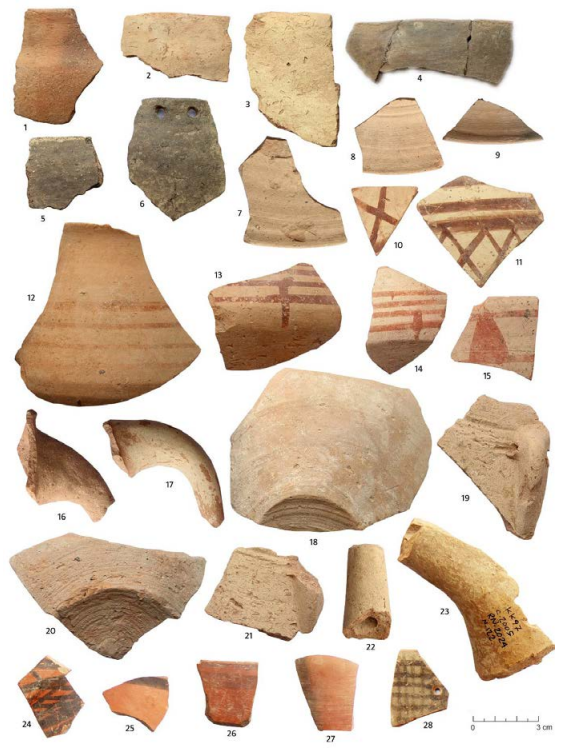
#> input picture images/_original/pieces2.PNG, 564 x 752 px
$ jupyter execute --allow-errors segmentation.ipynb
#> lines starting #> are read from the running program, lines starting #| are printed output that depends on the picture; after the words box and inside, x2 and y2 are one past the last pixel; in counts of white or black regions, pixels touching at a corner belong together
[cell 1]
import numpy as np
import matplotlib.pyplot as plt
from skimage.filters import threshold_otsu
import cv2
from PIL import Image

def show(im):
    plt.axis('off')
    plt.imshow(im)

[cell 2]
#sample_image = cv2.imread("piece.PNG")
#sample_image = cv2.imread("figures.jpg")
sample_image = cv2.imread("images/_original/pieces2.PNG")
#> sample_image is the input picture: shape (752, 564, 3); mean B, G, R 177.6, 196.1, 214.8
#sample_image = cv2.imread("stones.jpg")

img = cv2.cvtColor(sample_image,cv2.COLOR_BGR2RGB)
gray = cv2.cvtColor(img,cv2.COLOR_RGB2GRAY)
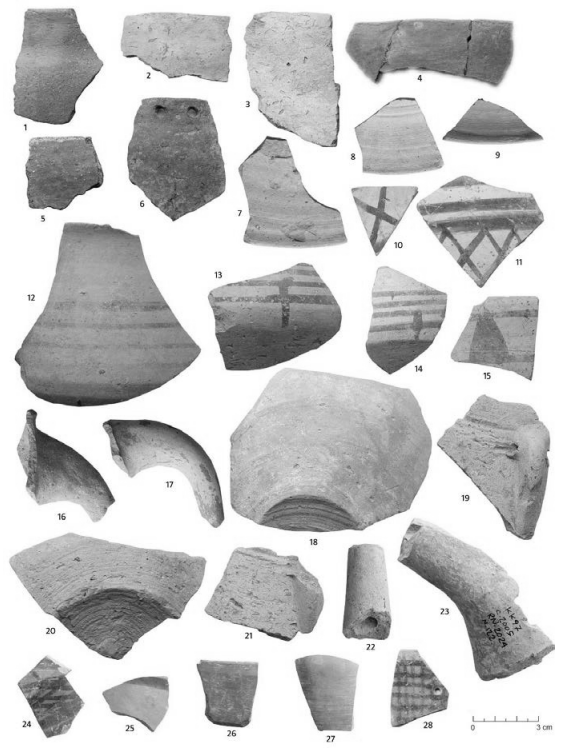
#> gray: shape (752, 564); min 4, max 255, mean 199.6

show(img)

### Image Segmentation using Color Masking

[cell 3]
'''
low = np.array([0, 0, 0])
high = np.array([215, 51, 51])

mask = cv2.inRange(img, low, high)

plt.axis('off')
plt.imshow(mask)
'''

[cell 4]
#result = cv2.bitwise_and(img, img, mask=mask)
#show(result)

### Image Segmentation using Otsu Thresholding

[cell 5]
img_gray=cv2.cvtColor(img,cv2.COLOR_RGB2GRAY)

thresh = threshold_otsu(img_gray)
#> thresh = 195
img_otsu  = img_gray < thresh
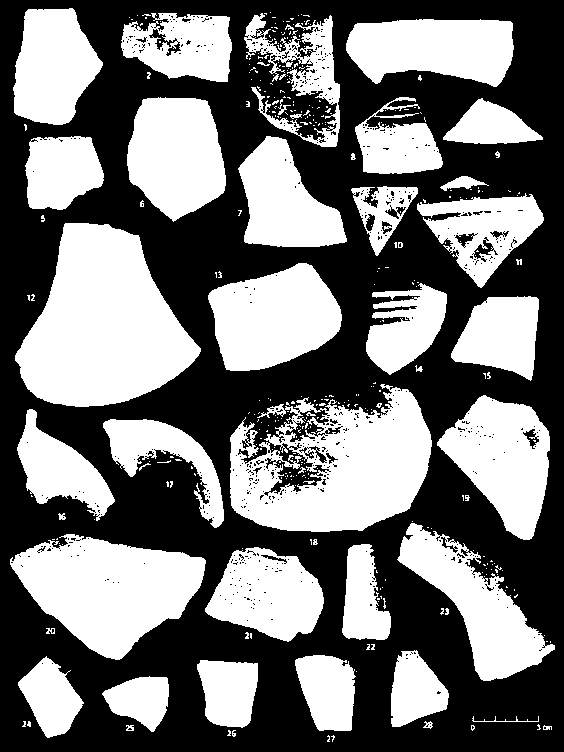
#> img_otsu: shape (752, 564) bool; 45.8% white; 368 white regions (314 under 20 px), largest, box (x1, y1, x2, y2) and area: (15, 223, 201, 407) 22098, (230, 384, 432, 532) 18868, (10, 534, 206, 660) 14869

show(img_otsu)

[cell 6]
def filter_image(image, mask):
    r = image[:,:,0] * mask
    g = image[:,:,1] * mask
    b = image[:,:,2] * mask

    return np.dstack([r,g,b])
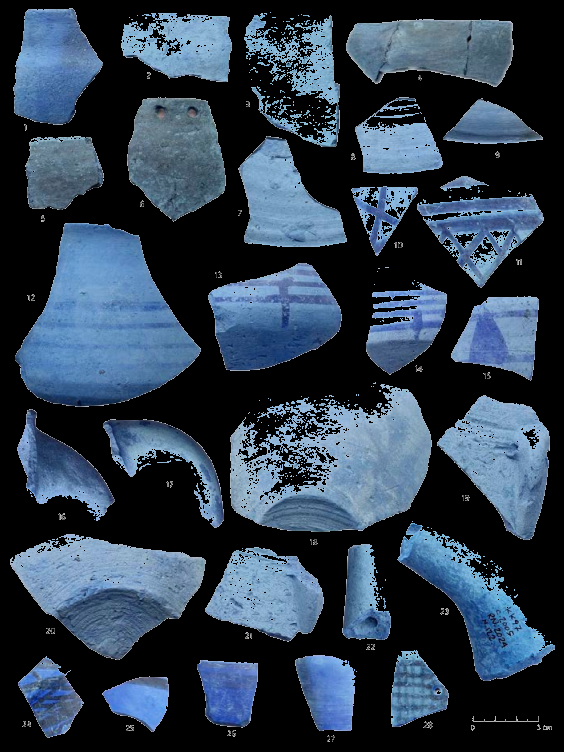
#> returned value: shape (752, 564, 3); mean of channels 0, 1, 2 78.9, 62, 46.2; drawn as B, G, R

filteredd = filter_image(img, img_otsu)

show(filteredd)

cv2.imwrite('D:\AllProjects\VSPythonProjects\Archeological\stones_black_fon.jpg', filteredd)
#> Out = True

### Маска исходной изобр - все кроме камней

[cell 7]
img_neg = cv2.bitwise_not(img)
show(img_neg)

[cell 8]
img_gray=cv2.cvtColor(img_neg,cv2.COLOR_RGB2GRAY)
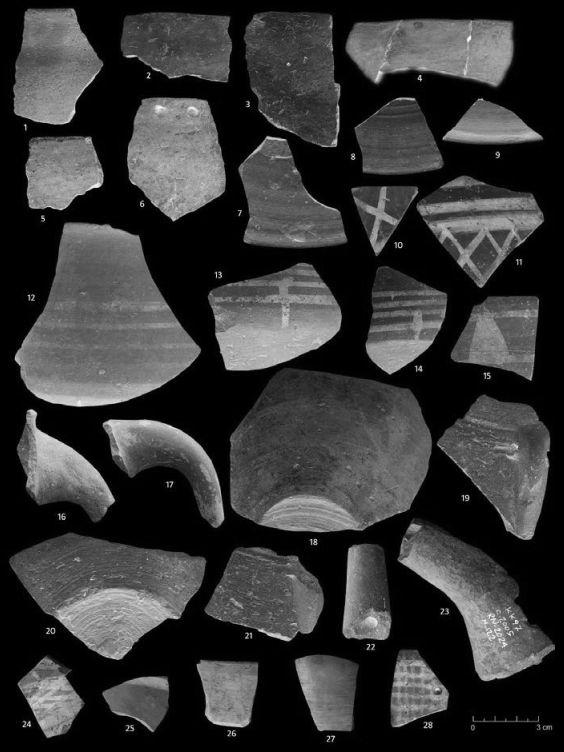
#> img_gray: shape (752, 564); min 0, max 251, mean 55.4

thresh = threshold_otsu(img_gray)
#> thresh = 59
img_otsu  = img_gray < thresh
#> img_otsu: shape (752, 564) bool; 53.4% white; 301 black regions (246 under 20 px), largest, box (x1, y1, x2, y2) and area: (15, 222, 201, 407) 22112, (230, 384, 432, 532) 20058, (10, 533, 206, 660) 14983

show(img_otsu)

[cell 9]
filteredd = filter_image(img, img_otsu)
#> in filter_image (call 2), `return np.dstack([r,g,b])`:
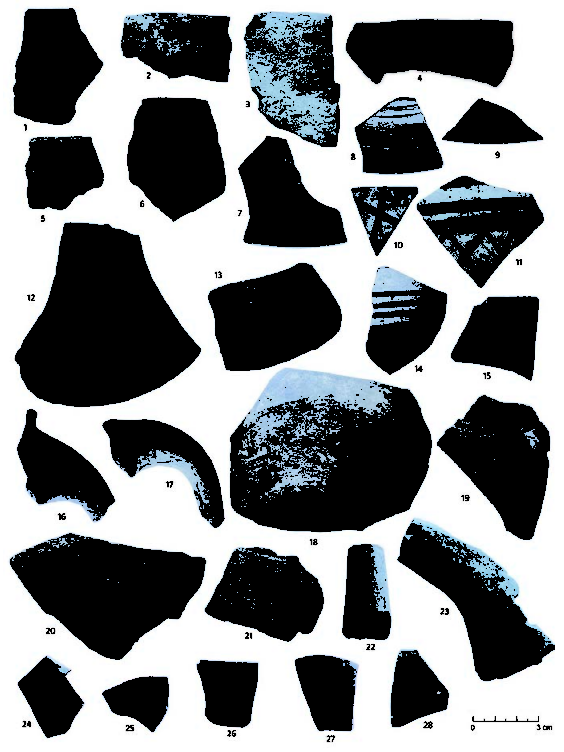
#> returned value: shape (752, 564, 3); mean of channels 0, 1, 2 134.1, 132.6, 130.2; drawn as B, G, R
show(filteredd)

маска - контур камней с учетом наращивания границ

[cell 10]
dilated = cv2.erode(filteredd.copy(), None, iterations=50)
#> dilated: shape (752, 564, 3); every value is 0
show(dilated)

[cell 11]
img_neg2 = cv2.bitwise_not(dilated)
#> img_neg2: shape (752, 564, 3); every value is 255
show(img_neg2)

cv2.imwrite('D:\AllProjects\VSPythonProjects\Archeological\stones_neg.jpg', img_neg2)
#> Out = True

#> (a cell that did not finish here is left out)

нарощенная граница

###  Image Segmentation using Contour Detection

[cell 13]
img = cv2.resize(img,(256,256))
#> img: shape (256, 256, 3)
img = cv2.cvtColor(sample_image,cv2.COLOR_BGR2RGB)

_,thresh = cv2.threshold(gray, np.mean(gray), 255, cv2.THRESH_BINARY_INV)
#> thresh: shape (752, 564); 47.7% white; 259 white regions (206 under 20 px), largest, box (x1, y1, x2, y2) and area: (15, 222, 201, 407) 22134, (230, 381, 432, 532) 21552, (10, 533, 206, 660) 15088

plt.axis('off')
plt.imshow(thresh)

[cell 14]
edges = cv2.dilate(cv2.Canny(thresh,0,255),None)
#> edges: shape (752, 564); 14.1% white; 119 white regions (3 under 20 px), largest, box (x1, y1, x2, y2) and area: (228, 377, 433, 533) 8535, (242, 10, 341, 148) 7404, (396, 518, 556, 682) 3234

plt.axis('off')
plt.imshow(edges)

[cell 15]
#gray = cv2.cvtColor(thresh,cv2.COLOR_RGB2GRAY)

dilated = cv2.dilate(edges.copy(), None, iterations=6)
#> dilated: shape (752, 564); 51.2% white; 51 black regions (11 under 20 px), largest, box (x1, y1, x2, y2) and area: (0, 0, 564, 752) 94138, (26, 230, 188, 399) 16918, (23, 547, 197, 650) 9895

plt.axis('off')
plt.imshow(dilated)

[cell 16]
edgess = cv2.dilate(cv2.Canny(dilated,0,255),None)
#> edgess: shape (752, 564); 14.2% white; 50 white regions, largest, box (x1, y1, x2, y2) and area: (0, 0, 563, 751) 24413, (88, 469, 304, 576) 2214, (388, 218, 481, 426) 2086

plt.axis('off')
plt.imshow(edgess)

[cell 17]
#_,thresh = cv2.threshold(dilated, np.mean(dilated), 255, cv2.THRESH_BINARY_INV)

#plt.axis('off')
#plt.imshow(thresh)

[cell 18]
def filter_image(image, mask):

    r = image[:,:,0] * mask
    g = image[:,:,1] * mask
    b = image[:,:,2] * mask

    return np.dstack([r,g,b])

filtered = filter_image(img, dilated)
#filtered2 = filter_image(filtered, edges)

img = cv2.cvtColor(filtered, cv2.COLOR_BGR2RGB)
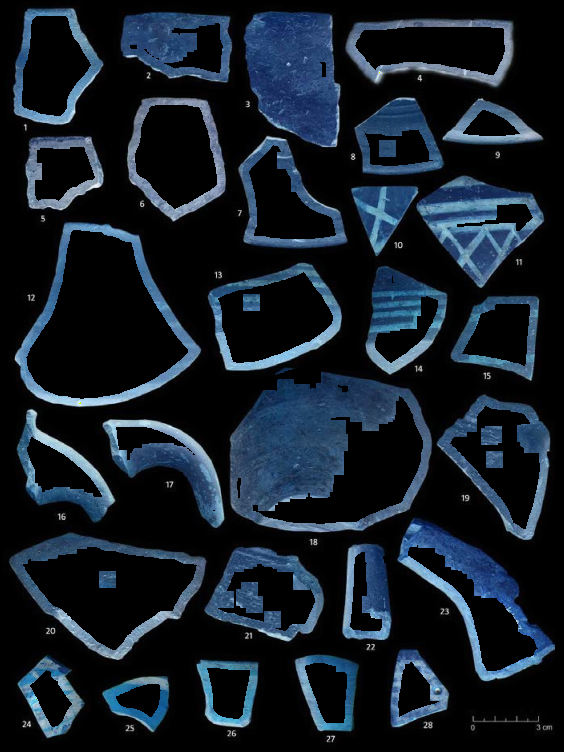
#> img: shape (752, 564, 3); mean B, G, R 40.7, 30.4, 20.7

plt.axis('off')
plt.imshow(img)#filtered)

### Borders (Хрень)

[cell 19]
def gaussian_blur(img, kernel=(3, 3), sigmaX=0, sigmaY=0):
    return cv2.GaussianBlur(img, kernel, sigmaX, sigmaY)

[cell 20]
sample_image = cv2.imread("images/_original/stones.jpg")
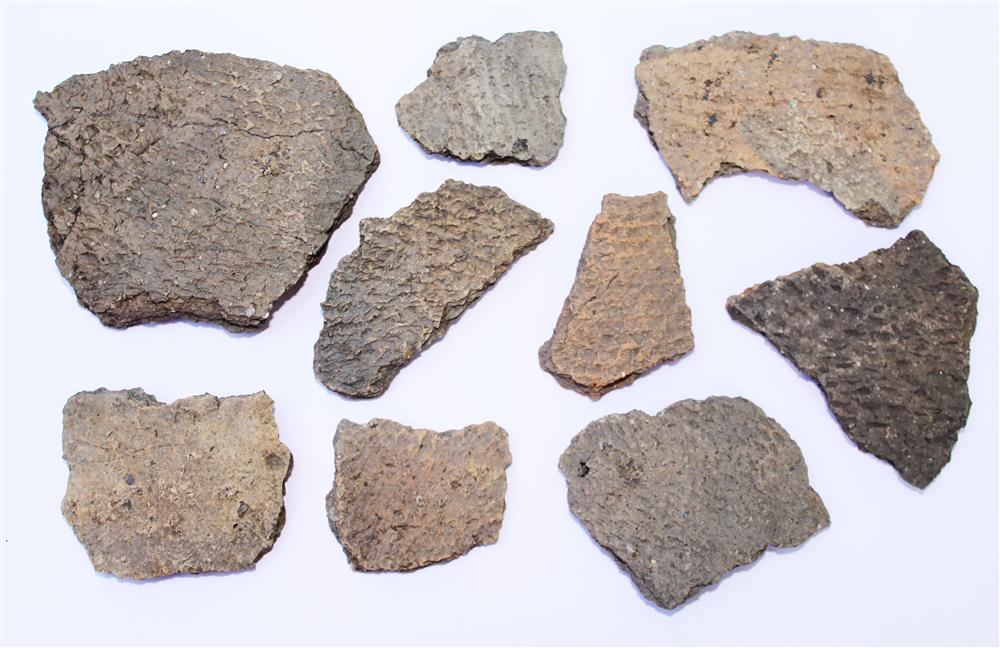
#> input picture images/_original/stones.jpg, 1000 x 648 px
#> sample_image is the input picture: shape (648, 1000, 3); mean B, G, R 190, 188.8, 196
img = cv2.cvtColor(sample_image,cv2.COLOR_BGR2RGB)
#> img: shape (648, 1000, 3)
gray = cv2.cvtColor(img,cv2.COLOR_RGB2GRAY)
#> gray: shape (648, 1000)

blurred = gaussian_blur(gray, (5, 5))
plt.axis('off')
plt.imshow(blurred)

[cell 21]
def canny(image, th1=100, th2=200, apertureSize=3):
    return cv2.Canny(image, threshold1=th1, threshold2=th2, apertureSize=apertureSize)

def detect_white_region(blurred_image, kernel=(3, 3)):

    # Detect white regions
    # next, find regions in the image that are light
#> called with kernel = (3, 3)
    squareKernel = cv2.getStructuringElement(cv2.MORPH_RECT, kernel)
    dilated = cv2.dilate(blurred, squareKernel)
#> dilated: shape (648, 1000)

    edge=canny(dilated)
#> in canny, `return cv2.Canny(image, threshold1=th1, threshold2=th2, apertureSize=a..`: returned value: shape (648, 1000); 2.3% white in thin lines or dots, all inside (x1, y1, x2, y2) = (33, 31, 978, 616)

    plt.axis('off')
    plt.imshow(edge)

    return edge

[cell 22]
detect_white_region(blurred, (3,3));

[cell 23]
edged=detect_white_region(blurred, (9,9))
#> call 2 of canny, with th1 = 100, th2 = 200, apertureSize = 3
#> in canny (call 2), `return cv2.Canny(image, threshold1=th1, threshold2=th2, apertureSize=a..`:
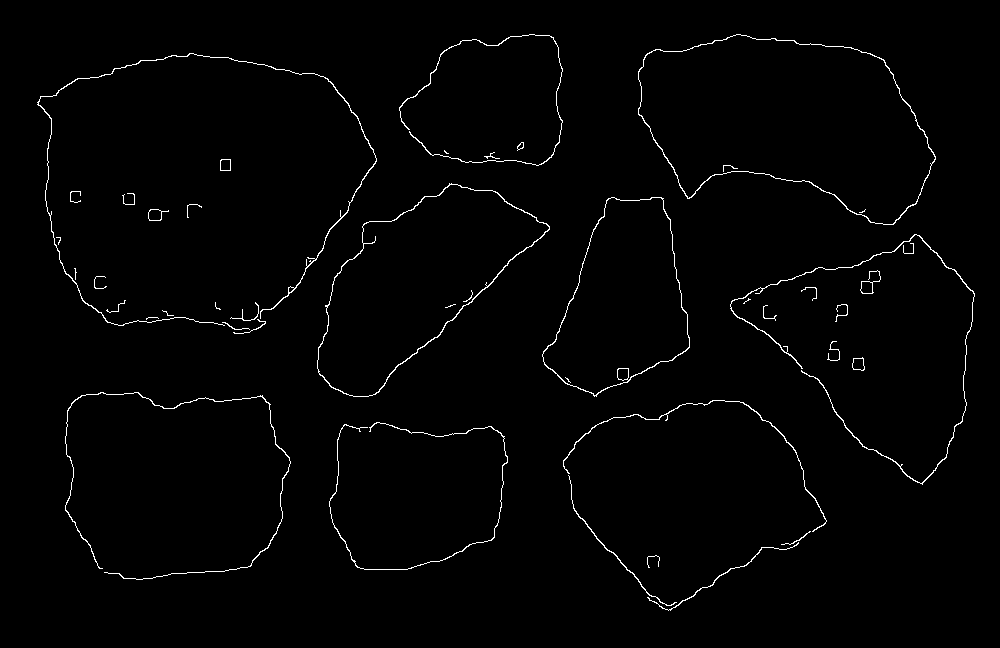
#> returned value: shape (648, 1000); 1.3% white in thin lines or dots, all inside (x1, y1, x2, y2) = (37, 34, 975, 611)

[cell 24]
# Detect all contours in Canny-edged image
contours, hierarchy = cv2.findContours(edged, cv2.RETR_TREE, cv2.CHAIN_APPROX_SIMPLE)
#> contours = 54 contours, 28 with area under 20; largest, box (x1, y1, x2, y2) and area: (638, 34, 936, 225) 38138, (638, 34, 936, 225) 37938, (317, 183, 550, 397) 25408, (317, 184, 550, 397) 25152, (542, 197, 690, 397) 18592
image_with_contours = cv2.drawContours(img.copy(), contours, -1, (0,255,0), 6)
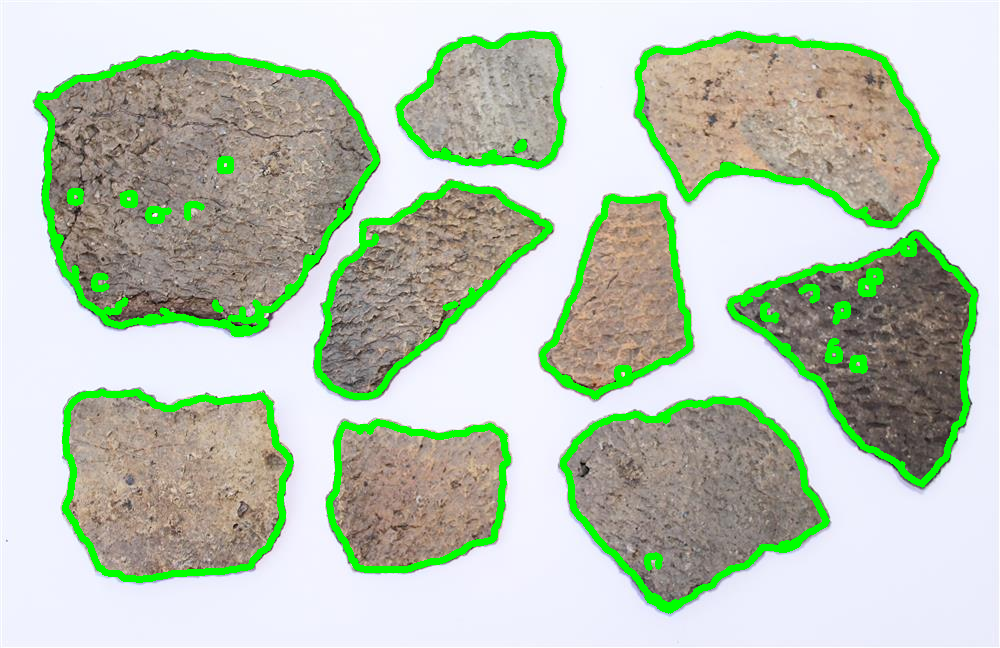
#> image_with_contours: shape (648, 1000, 3); mean R, G, B 185.1, 199.2, 180.6
plt.axis('off')
plt.imshow(image_with_contours)
